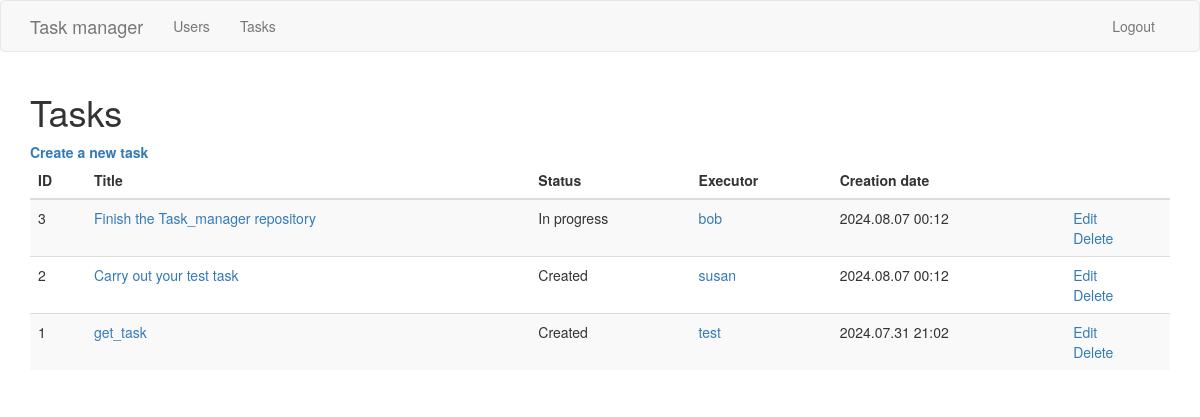
Before: /tasks (signed in) with the older database file.
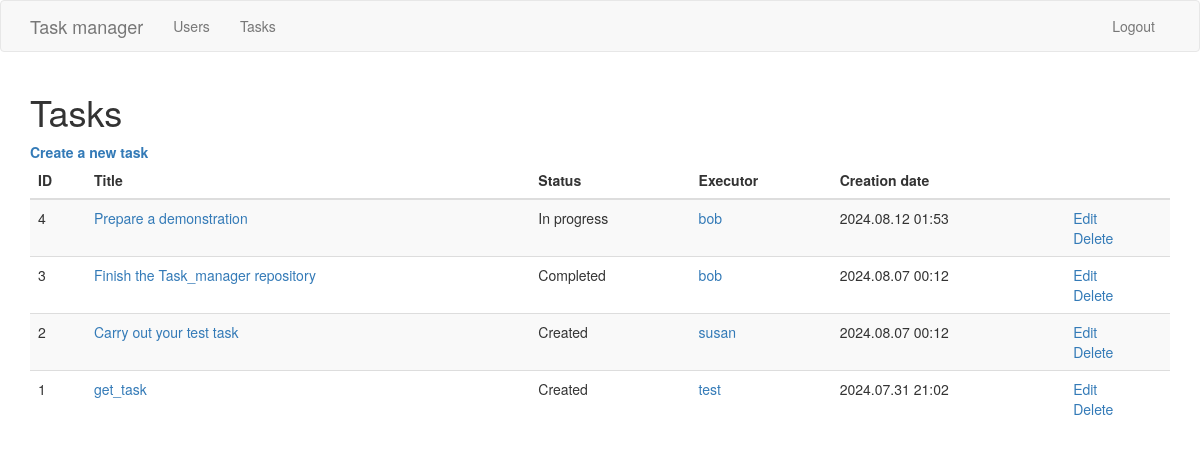
After: the same page with the newer database file.
### app/models.py (models this page shows, shortened)
class Task(db.Model):
	id = db.Column(db.Integer, primary_key=True)
	title = db.Column(db.String(140))
	description = db.Column(db.String(2000))
	created_at = db.Column(db.DateTime, index=True, default=datetime.utcnow)
	updated_at = db.Column(db.DateTime, index=True, default=datetime.utcnow)
	status = db.Column(db.String(11), index=True, default='Created')
	executor_id = db.Column(db.Integer, db.ForeignKey('user.id'))

class User(UserMixin, db.Model):
	id = db.Column(db.Integer, primary_key=True)
	username = db.Column(db.String(64), index=True, unique=True)
	email = db.Column(db.String(120), index=True, unique=True)
	password_hash = db.Column(db.String(128))
	tasks = db.relationship('Task', backref='executor', lazy='dynamic')
	token = db.Column(db.String(32), index=True, unique=True)
	token_expiration = db.Column(db.DateTime)

### app/routes.py (the view)
@app.route('/tasks')
@login_required
def tasks():
	tasks = Task.query.order_by(Task.created_at.desc()).all()
	return render_template('tasks.html', tasks=tasks)

### app/models.py (called while the page is built)
@login.user_loader
def load_user(id):
	return User.query.get(int(id))

### app/templates/tasks.html
{% extends "base.html" %}
{% block content %}
	<h1>Tasks</h1>
	<b><a href="{{ url_for('index') }}">Create a new task</a></b>
	{% if tasks %}
	{% include '_tasks_listing.html' %}
	{% endif %}
{% endblock %}

### app/templates/_tasks_listing.html
<table class="table table-striped" id="task-table">
	<thead>
		<tr>
			<th scope="col">ID</th>
			<th scope="col">Title</th>
			<th scope="col">Status</th>
			<th scope="col">Executor</th>
			<th scope="col">Creation date</th>
			<th scope="col"></th>
		</tr>
	</thead>
	<tbody>
	{% for task in tasks %}
		<tr>
			<td>{{ task.id }}</td>
			<td><a href="{{ url_for('task', task_id=task.id ) }}">
					{{ task.title }}
				</a>
			</td>
			<td>{{ task.status }}</td>
			<td><a href="{{ url_for('user', username=task.executor.username ) }}">
					{{ task.executor.username }}
				</a>
			</td>
			<td>{{ task.created_at.strftime("%Y.%m.%d %H:%M") }}</td>
			<td>
				<a href="{{ url_for('edit_task', task_id=task.id ) }}">
					Edit
				</a><br>
				<a href="{{ url_for('delete_task', task_id=task.id ) }}">
					Delete
				</a>
			</td>
		</tr>
	{% endfor %}
	</tbody>
</table>

Changed rows visible on the page:
added Task: id "4", title "Prepare a demonstration", status "In progress", executor.username "bob", created_at "2024.08.12 01:53"
changed Task "Finish the Task_manager repository": status "In progress" → "Completed"
